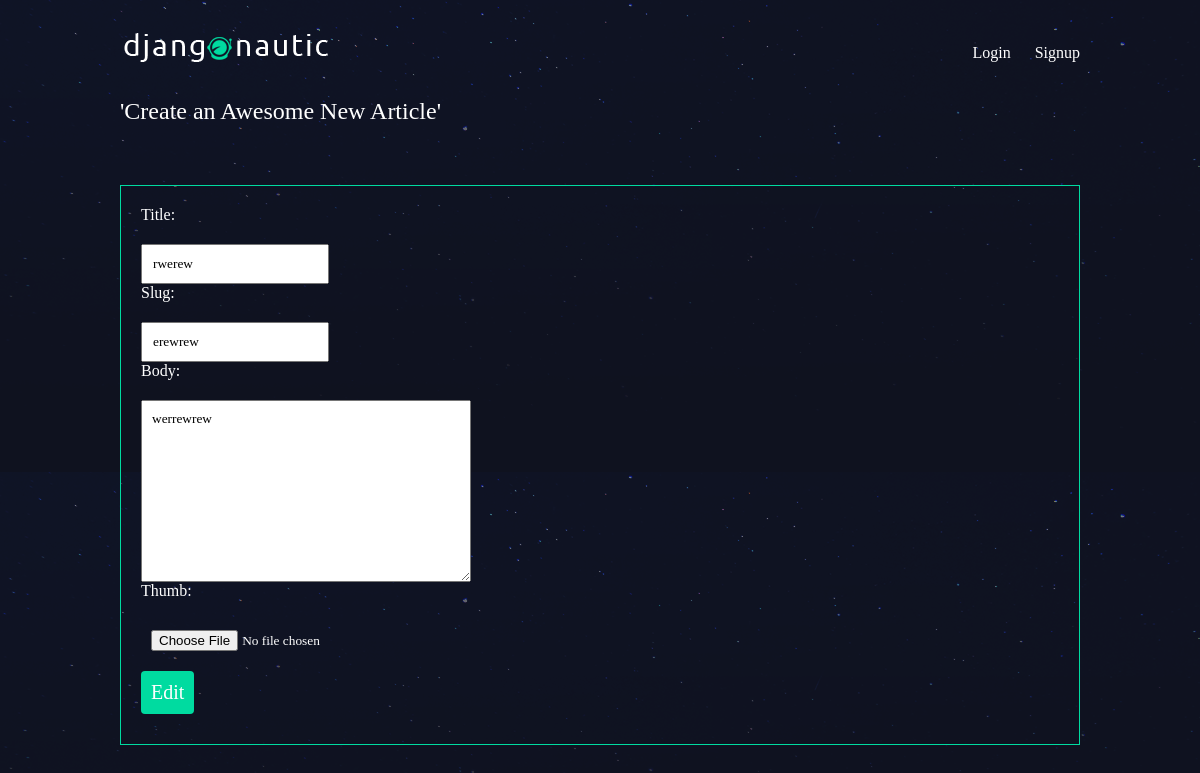
/articles/edit/erewrew, run on the app's committed database.
### articles/models.py (models this page shows, shortened)
class Article(models.Model):
    title = models.CharField(max_length=100)
    slug = models.SlugField()
    body = models.TextField(default='')
    date = models.DateTimeField(auto_now_add=True)
    thumb = models.ImageField(default='default.png')
    author = models.ForeignKey(User, default=None, on_delete=models.CASCADE)

### articles/views.py (the view)
# urls.py: path('edit/<article_edit>', views.article_edit, name='edit'),
def article_edit(request, article_edit):
    article = Article.objects.get(slug=article_edit)
    if request.method == 'POST':
        f = ArticleForm(request.POST, request.FILES, instance=article)
        if f.is_valid():
            f.save()
            return redirect('articles:detail', article_edit)
    data = {
        'title' : article.title,
        'slug' : article.slug,
        'body' : article.body,
        'thumb' : article.thumb
    }
    f = ArticleForm(data)
    return render(request, 'articles/article_create.html', {'form' : f, 'action_type' : 'edit'})

### articles/forms.py
class ArticleForm(ModelForm):
    class Meta:
        model = Article
        fields = ['title', 'slug', 'body', 'thumb']

### articles/templates/articles/article_create.html (shortened to what this page needs)
{% extends 'base_layout.html' %}
{% block content %}
    <div>
        <h2>'Create an Awesome New Article'</h2>
        <form class="site-form", action="", method="post", enctype="multipart/form-data">
            {{ form }}
            {% if action_type == 'edit' %}
                <input type="submit" name="Create" id="" value="Edit">
            {% endif %}
        </form>
    </div>
{% endblock %}

### assets/styles.css (style rules this page uses)
body { background-color: #0f121f; background-image: url(/static/stars.png); background-repeat-y: no-repeat; color: #fff; }
body * { font-family: Ubuntu; }
h1, h2, h3, h4, h5 { font-weight: normal; margin: 0; }
.site-form { margin-top: 60px; border: 1px solid #00dba0; padding: 20px; }
.site-form input, .site-form textarea { display: block; margin: 20px 0 0px 0; padding: 10px; }
.site-form input[type="submit"] { background: #00dba0; border: 0; color: #fff; font-size: 20px; border-radius: 4px; margin: 10px 0; }

### data on the page
Article: title "rwerew", slug "erewrew", body "werrewrew"
